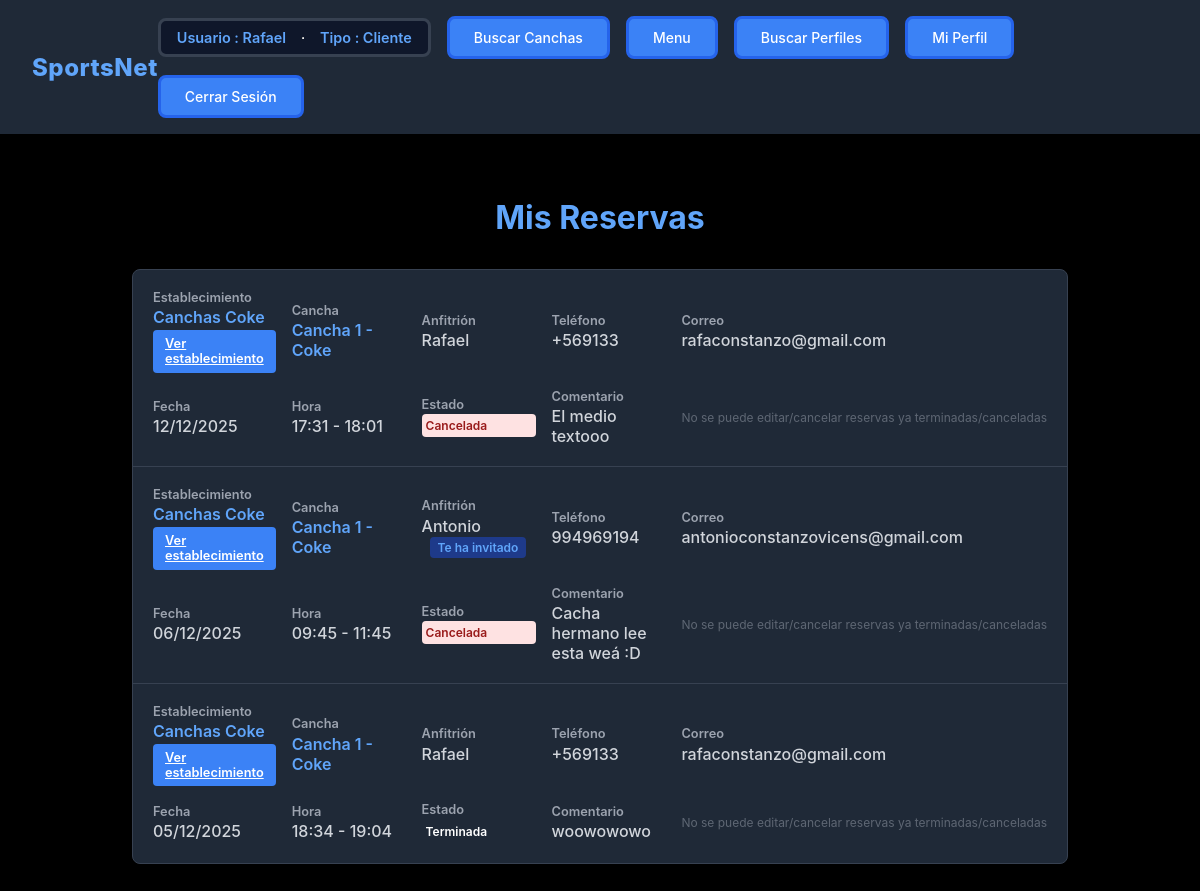
Page /reservas/ (signed in) on the earlier database version.
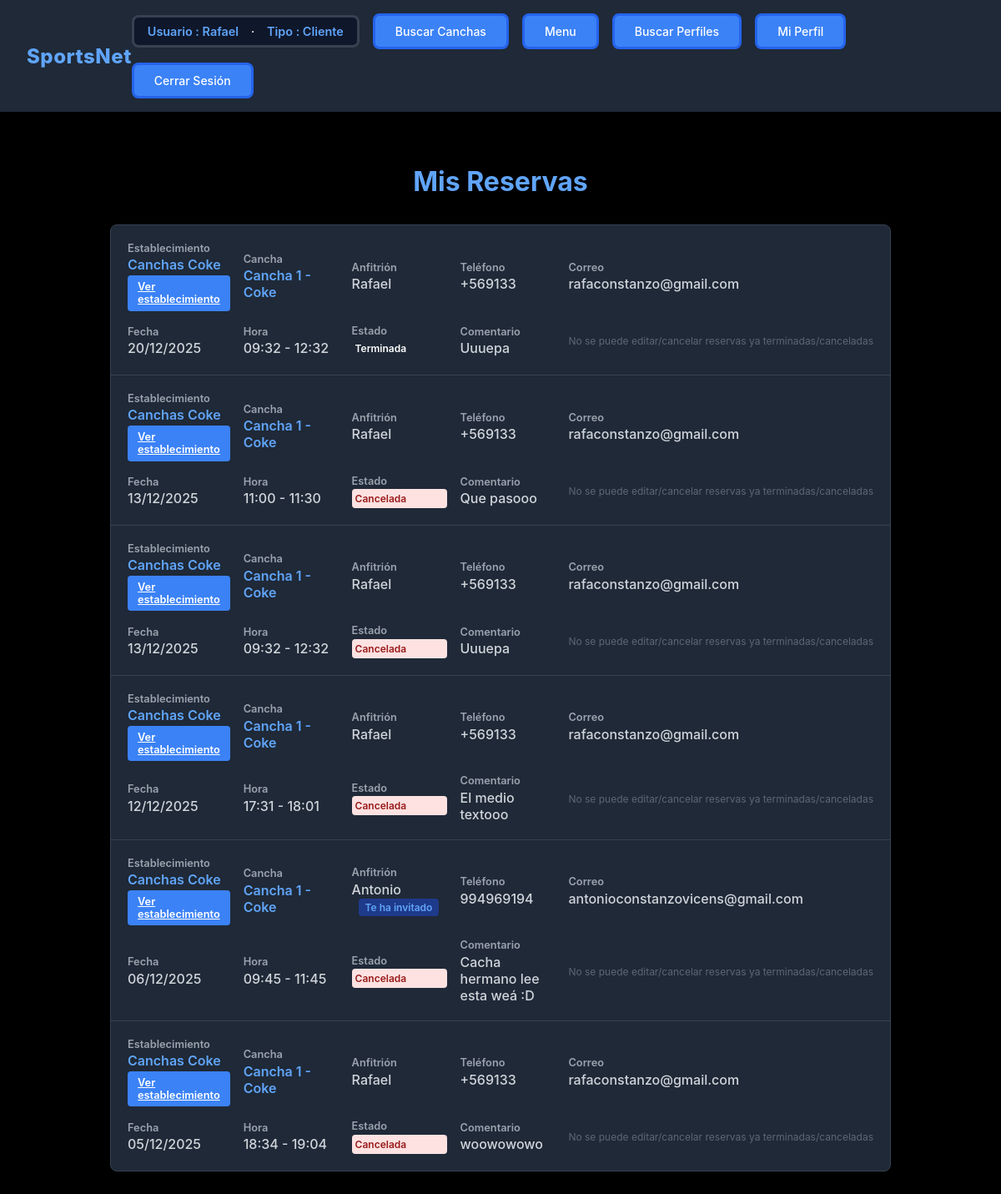
Same page on the later database version.
### reservas/models.py (models this page shows, shortened)
class Reserva (models.Model):
    ESTADOS = [("PENDIENTE","Pendiente"),
               ("CONFIRMADA","Confirmada"),
               ("CANCELADA","Cancelada"),
               ("TERMINADA","Terminada"),
               ("EN_CURSO","En Curso"),
               ]
    cancha = models.ForeignKey(Cancha, on_delete=models.SET_NULL, related_name="reservas",null=True,default="---")
    usuario = models.ForeignKey(Usuario, on_delete=models.CASCADE, related_name="reservas")
    fecha = models.DateField(default=timezone.now,blank=False, null=False)
    hora_inicio = models.TimeField(blank=False, null=False)
    duracion_bloques = models.PositiveIntegerField(default=1,blank=False, null=False )
    estado = models.CharField(max_length=20, choices=ESTADOS, default="PENDIENTE")
    precio_total = models.DecimalField(max_digits=10, decimal_places=0, null=True, blank = True)
    comentario = models.CharField(max_length=100, blank=True, null =True)
    fecha_creacion = models.DateTimeField(auto_now_add=True)
    def hora_fin (self):
        inicio = datetime.combine(self.fecha, self.hora_inicio)
        fin = inicio + timedelta(minutes=self.duracion_bloques*30)
        return fin.time()
    def save(self, *args, **kwargs):
        if not self.precio_total:
            self.calcular_precio()
        super().save(*args, **kwargs)

### establecimientos/models.py (models this page shows, shortened)
class Cancha (models.Model):
    TIPOS_SUPERFICIES = [
        ("Pasto_Natural", "Pasto Natural"),
        ("Pasto_Sintético","Pasto Sintético"),
        ("Cemento","Cemento"),
        ("Arcilla","Arcilla"),
        ("Madera","Madera"),
        ("Caucho","Caucho"),
        ("Vinilo","Vinilo"),
        ]
    TIPOS_ILUMINACION = {
        ("LED","LED"),
        ("Natural", "Natural"),
        ("Mixta","Mixta"),
        ("Halogena","Halogena"),
        ("Fluorecente","Fluorecente"),
    }
    DEPORTES = [
        ("Futbol", "Futbol"),
        ("Basquetball","Basquetball"),
        ("Voleyball","Voleyball"),
        ("Tenis","Tenis"),
        ("Rugby","Rugby"),
        ("Handball","Handball"),
        ("Bowling","Bowling"),
        ("Squash","Squash"),
        ("Padel","Padel"),
        ("Otro","Otro"),
        ("---","---"),
    ]
    establecimiento = models.ForeignKey(Establecimiento, on_delete=models.CASCADE, related_name="canchas")
    deporte = models.CharField(max_length=20, choices=DEPORTES, default="---",blank=False, null=False)
    nombre = models.CharField(max_length=25,blank=False, null=False)
    superficie = models.CharField(max_length=25, choices=TIPOS_SUPERFICIES,blank=False, null=False)
    iluminacion = models.CharField(max_length=20, choices=TIPOS_ILUMINACION,blank=False, null=False)
    interior = models.BooleanField(default=False)
    valor_por_bloque = models.DecimalField(max_digits=10, decimal_places=0,blank=False, null=False)

class Establecimiento (models.Model):
    dueno = models.ForeignKey(Dueno, on_delete=models.CASCADE, related_name="establecimientos")
    nombre = models.CharField(max_length=50, unique=True,blank=False, null=False)
    direccion = models.CharField(max_length=100,blank=False, null=False)
    telefono_contacto = models.CharField(max_length=20,blank=False, null=False)
    correo_contacto = models.EmailField(blank=False, null=False)
    estacionamiento_disponible = models.BooleanField(default=False)
    camarines_disponible = models.BooleanField(default=False)
    latitud = models.FloatField(null=True, blank=True)
    longitud = models.FloatField(null=True, blank=True)

### cuentas/models.py (models this page shows, shortened)
class Usuario (AbstractUser):
    email = models.EmailField(unique=True, blank=False, null=False)
    first_name = models.CharField(max_length=150, blank=False)
    last_name = models.CharField(max_length=150, blank=False)
    telefono = models.CharField(max_length=20, blank=False, null=False)
    fecha_nacimiento = models.DateField(blank=False, null=False)

### reservas/views.py (the view)
# urls.py: path('reservas/', views.listar_reservas, name='listar_reservas'),
@login_required(login_url="cuentas:login_cuenta")
def listar_reservas(request):
    actualizar_estados_reservas_activas()
    try:
        dueno = Dueno.objects.get(usuario=request.user)
        es_dueno = True
    except Dueno.DoesNotExist:
        es_dueno = False
    reservas_aceptadas_ids = Invitation.objects.filter(
        receiver=request.user,
        accepted=True,
        reserva__isnull=False  # Solo invitaciones con reserva asociada
    ).values_list('reserva_id', flat=True)
    if es_dueno:
        canchas_propias = Cancha.objects.filter(
            establecimiento__dueno=dueno
        ).values_list("id", flat=True)
        reservas = Reserva.objects.filter(
            Q(usuario=request.user) |
            Q(cancha_id__in=canchas_propias) |
            Q(id__in=reservas_aceptadas_ids)
        ).select_related("usuario", "cancha", "cancha__establecimiento").order_by("-fecha", "-hora_inicio").distinct()
    else:
        reservas = Reserva.objects.filter(
            Q(usuario=request.user) |
            Q(id__in=reservas_aceptadas_ids)
        ).select_related("cancha", "cancha__establecimiento").order_by("-fecha", "-hora_inicio").distinct()
    return render(request, "listar_reservas.html", {
        "reservas": reservas,
        "es_dueno": es_dueno,
    })

### cuentas/context_processors.py (called while the page is built)
def invitaciones_pendientes(request):
    if request.user.is_authenticated:
        invitacion_pendiente = request.user.received_invitations.filter(
            accepted=False
        ).order_by('-created_at').first()
        return {
            'invitacion_pendiente': invitacion_pendiente
        }
    return {
        'invitacion_pendiente': None
    }

### reservas/templates/listar_reservas.html (shortened to what the changed rows need)
{% extends 'base.html' %}
{% load static %}
{% block extra_css %}
  <link rel="stylesheet" href="{% static 'css/listar_reservas.css' %}">
{% endblock %}
{% block contenido %}
<div class="listar-container">
  <h1 class="titulo-principal">Mis Reservas</h1>
  {% if reservas %}
    <div class="reservas-tabla">
      {% for reserva in reservas %}
        <div class="reserva-fila">
            <div class="reserva-info">
                <span class="info-label">Establecimiento</span>
                {% if reserva.cancha %}
                    <span class="cancha-nombre">{{ reserva.cancha.establecimiento.nombre }}</span>
                    <a href="{% url 'establecimientos:ver_establecimiento' reserva.cancha.establecimiento.id %}" class="btn-pequeño btn-editar">Ver establecimiento</a>
                {% else %}
                    <span class="cancha-nombre" style="color: #9ca3af;">Cancha eliminada</span>
                {% endif %}
            </div>
            <div class="reserva-info">
                <span class="info-label">Cancha</span>
                {% if reserva.cancha %}
                    <span class="cancha-nombre">{{ reserva.cancha.nombre }}</span>
                {% else %}
                    <span style="color: #9ca3af;">Cancha eliminada</span>
                {% endif %}
            </div>
            <div class="reserva-info">
                <span class="info-label">Anfitrión</span>
                <span class="info-valor">
                    {{ reserva.usuario.username }}
                    {% if reserva.usuario != request.user %}
                        <span class="badge-invitado">Te ha invitado</span>
                    {% endif %}
                </span>
            </div>
            <div class="reserva-info">
                <span class="info-label">Teléfono</span>
                <span class="info-valor">{{ reserva.usuario.telefono }}</span>
            </div>
            <div class="reserva-info">
                <span class="info-label">Correo</span>
                <span class="info-valor">{{ reserva.usuario.email }}</span>
            </div>
            <div class="reserva-info">
                <span class="info-label">Fecha</span>
                <span class="info-valor">{{ reserva.fecha|date:"d/m/Y" }}</span>
            </div>
            <div class="reserva-info">
                <span class="info-label">Hora</span>
                <span class="info-valor">{{ reserva.hora_inicio|time:"H:i" }} - {{ reserva.hora_fin|time:"H:i" }}</span>
            </div>
            <div class="reserva-info">
                <span class="info-label">Estado</span>
                <span class="estado-badge {% if reserva.estado == 'PENDIENTE' %}estado-pendiente{% elif reserva.estado == 'CONFIRMADA' %}estado-confirmada{% elif reserva.estado == 'EN_CURSO' %}estado-en-curso{% elif reserva.estado == 'TERMINADA' %}estado-terminada{% else %}estado-cancelada{% endif %}">
                    {{ reserva.get_estado_display }}
                </span>
            </div>
            <div class="reserva-info">
                <span class="info-label">Comentario</span>
                <span class="info-valor">{{ reserva.comentario|default:"No hay comentario" }}</span>
            </div>
            {% if reserva.estado not in 'CANCELADA' and reserva.estado not in 'TERMINADA' %}
                {% if reserva.usuario == request.user or es_dueno %}
                    <div class="botones-acciones">
                        {% if reserva.cancha %}
                            <a href="{% url 'reservas:editar_reserva' reserva.id %}" class="btn-pequeño btn-editar">Editar</a>
                            {% if reserva.usuario == request.user %}
                                <a href="{% url 'cuentas:invitar_a_reserva' reserva.id %}" class="btn-pequeño btn-editar">Invitados ({{ reserva.invitaciones.count }})</a>
                            {% endif %}
                            <a href="{% url 'reservas:eliminar_reserva' reserva.id %}" class="btn-pequeño btn-eliminar">Cancelar</a>
                        {% else %}
                            <span style="color: #9ca3af; font-size: 0.75rem;">Cancha eliminada - no se puede editar</span>
                        {% endif %}
                    </div>
                {% else %}
                    <div class="reserva-info">
                        <span class="info-label">Jugadores Invitados</span>
                        <h5 class="reserva-info">{{ reserva.invitaciones.count }}</h5>
                    </div>
                    <div class="botones-acciones" style="opacity: 0.7;">
                        <span style="color: #60a5fa; font-size: 0.85rem;">No se puede editar/cancelar reservas en las que no eres el anfitrion</span>
                    </div>
                {% endif %}
            {% else %}
                <div class="botones-acciones" style="opacity: 0.5;">
                    <span style="color: #9ca3af; font-size: 0.75rem;">No se puede editar/cancelar reservas ya terminadas/canceladas</span>
                </div>
            {% endif %}
        </div>
      {% endfor %}
    </div>
  {% else %}
    <div class="sin-reservas">
      <p>No tienes reservas</p>
      <a href="{% url 'establecimientos:buscar_canchas' %}" style="background-color: #60a5fa; color: rgb(255, 255, 255);" class="btn-pequeño">Buscar canchas</a>
    </div>
  {% endif %}
</div>
{% endblock %}

Differences in the rows shown:
added Reserva: cancha.establecimiento.nombre "Canchas Coke", cancha.nombre "Cancha 1 - Coke", usuario.username "Rafael", usuario.telefono "+569133", usuario.email "rafaconstanzo@gmail.com", fecha "20/12/2025", hora_inicio "09:32", hora_fin "12:32", estado "Terminada", comentario "Uuuepa", shows "No se puede editar/cancelar reservas ya terminadas/canceladas"
added Reserva: cancha.establecimiento.nombre "Canchas Coke", cancha.nombre "Cancha 1 - Coke", usuario.username "Rafael", usuario.telefono "+569133", usuario.email "rafaconstanzo@gmail.com", fecha "13/12/2025", hora_inicio "11:00", hora_fin "11:30", estado "Cancelada", comentario "Que pasooo", shows "No se puede editar/cancelar reservas ya terminadas/canceladas"
added Reserva: cancha.establecimiento.nombre "Canchas Coke", cancha.nombre "Cancha 1 - Coke", usuario.username "Rafael", usuario.telefono "+569133", usuario.email "rafaconstanzo@gmail.com", fecha "13/12/2025", hora_inicio "09:32", hora_fin "12:32", estado "Cancelada", comentario "Uuuepa", shows "No se puede editar/cancelar reservas ya terminadas/canceladas"
changed Reserva "woowowowo": estado "Terminada" → "Cancelada"
